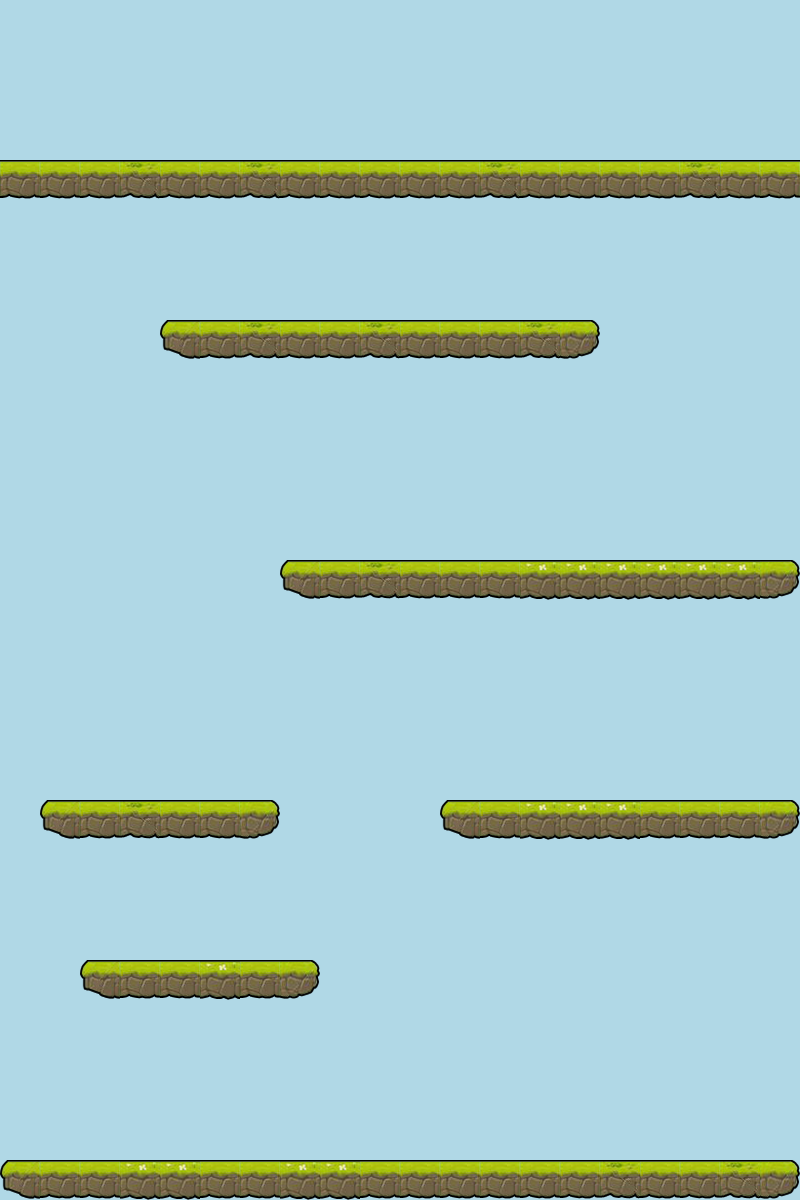

This is a level from a 2D game, rendered from its Tiled map with the project's own tilesets. A one-line summary and the complete map file follow:
An orthogonal 20x30 tile map with 40x40 px tiles, 1 tile layer (tiles).

<map version="1.0" orientation="orthogonal" renderorder="right-down" width="20" height="30" tilewidth="40" tileheight="40" backgroundcolor="#b0d8e6" nextobjectid="12">
 <tileset firstgid="1" name="tiles" tilewidth="40" tileheight="40" tilecount="5" columns="5">
  <image source="../../images/tiles.png" width="200" height="40" />
 </tileset>
 <layer name="tiles" width="20" height="30">
  <properties>
    <property name="tileset" value="tiles" />
  </properties>
  <data encoding="csv">
0,0,0,0,0,0,0,0,0,0,0,0,0,0,0,0,0,0,0,0,
0,0,0,0,0,0,0,0,0,0,0,0,0,0,0,0,0,0,0,0,
0,0,0,0,0,0,0,0,0,0,0,0,0,0,0,0,0,0,0,0,
0,0,0,0,0,0,0,0,0,0,0,0,0,0,0,0,0,0,0,0,
4,4,4,5,4,4,5,4,4,4,4,4,5,4,4,4,4,5,4,4,
0,0,0,0,0,0,0,0,0,0,0,0,0,0,0,0,0,0,0,0,
0,0,0,0,0,0,0,0,0,0,0,0,0,0,0,0,0,0,0,0,
0,0,0,0,0,0,0,0,0,0,0,0,0,0,0,0,0,0,0,0,
0,0,0,0,1,4,5,4,4,5,4,4,4,5,2,0,0,0,0,0,
0,0,0,0,0,0,0,0,0,0,0,0,0,0,0,0,0,0,0,0,
0,0,0,0,0,0,0,0,0,0,0,0,0,0,0,0,0,0,0,0,
0,0,0,0,0,0,0,0,0,0,0,0,0,0,0,0,0,0,0,0,
0,0,0,0,0,0,0,0,0,0,0,0,0,0,0,0,0,0,0,0,
0,0,0,0,0,0,0,0,0,0,0,0,0,0,0,0,0,0,0,0,
0,0,0,0,0,0,0,1,4,5,4,4,4,3,3,3,3,3,3,2,
0,0,0,0,0,0,0,0,0,0,0,0,0,0,0,0,0,0,0,0,
0,0,0,0,0,0,0,0,0,0,0,0,0,0,0,0,0,0,0,0,
0,0,0,0,0,0,0,0,0,0,0,0,0,0,0,0,0,0,0,0,
0,0,0,0,0,0,0,0,0,0,0,0,0,0,0,0,0,0,0,0,
0,0,0,0,0,0,0,0,0,0,0,0,0,0,0,0,0,0,0,0,
0,1,4,5,4,4,2,0,0,0,0,1,4,3,3,3,4,4,4,2,
0,0,0,0,0,0,0,0,0,0,0,0,0,0,0,0,0,0,0,0,
0,0,0,0,0,0,0,0,0,0,0,0,0,0,0,0,0,0,0,0,
0,0,0,0,0,0,0,0,0,0,0,0,0,0,0,0,0,0,0,0,
0,0,1,4,4,3,4,2,0,0,0,0,0,0,0,0,0,0,0,0,
0,0,0,0,0,0,0,0,0,0,0,0,0,0,0,0,0,0,0,0,
0,0,0,0,0,0,0,0,0,0,0,0,0,0,0,0,0,0,0,0,
0,0,0,0,0,0,0,0,0,0,0,0,0,0,0,0,0,0,0,0,
0,0,0,0,0,0,0,0,0,0,0,0,0,0,0,0,0,0,0,0,
1,4,4,3,3,4,4,3,3,4,4,4,4,4,4,5,4,4,5,2
</data>
 </layer>
</map>
